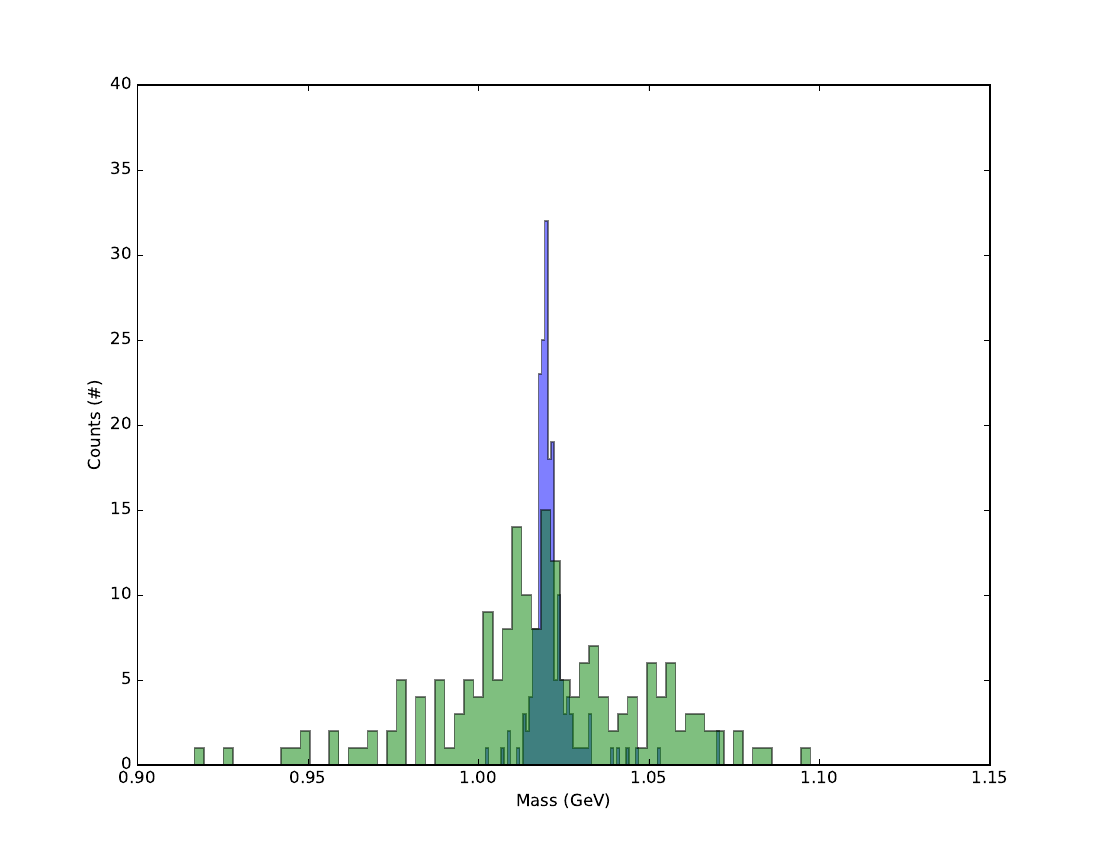

This chart was generated by the following Python code:
import numpy as np
import matplotlib.pyplot as plt
from ROOT import TLorentzVector
from scipy.optimize import curve_fit
import pandas as pd

data = pd.DataFrame.from_csv('truth.csv') #Read data from csv file
data = data.apply(pd.to_numeric, errors='coerce') #Make the numbers the right type
#Drop the data I won't be using in this graph
data.drop(['i1','i2','i3'],inplace=True,axis=1)
data.drop(['X','Y','Z','T'],inplace=True,axis=1)

data['Pt'] = np.sqrt(data.Px**2 + data.Py**2) #calculate Pt = Sqrt(Px^2 + Py^2)

'''
For some reason the phi values don't have the same value all the value
and it's not always that they are off by a minus sign.
'''
data['Phi_x'] = np.arccos(data.Px/data.Pt) #Calculate Phi from Px = Pt Cos(phi)
data['Phi_y'] = np.arcsin(data.Py/data.Pt) #Calculate Phi from Py = Pt Sin(phi)
data['Theta'] = np.arctan(data.Pt/data.Pz) #Calculate Theta from Pz = Pt/Tan(theta)

'''
Can't seem to figure out the correct smearing factors
'''
pt_smear = 115e-4 
phi_smear = 1e-4 
theta_smear = 1e-4 


#Calculate smearing from random normal distrobution
data['Pt_measure'] = np.random.normal(data.Pt, pt_smear*data.Pt, len(data))
data['Phi_x_measure'] = np.random.normal(data.Phi_x, phi_smear, len(data))
data['Phi_y_measure'] = np.sign(data.Py)*data.Phi_x_measure
data['Theta_measure'] = np.random.normal(data.Theta, theta_smear, len(data))

#Calcualte measured values from smeared data
data['Px_measure'] = data.Pt_measure * np.cos(data.Phi_x_measure)
data['Py_measure'] = data.Pt_measure * np.sin(data.Phi_y_measure)
data['Pz_measure'] = data.Pt/np.tan(data.Theta_measure)
data['E_measure'] = np.sqrt(data.Px_measure**2 + data.Py_measure**2 + data.Pz_measure**2)

num_bins = 75
fig = plt.figure(num=None, figsize=(11,8.5), dpi=200, facecolor='w', edgecolor='k')

mom = 0
phi_mass = []
temp = TLorentzVector(0,0,0,0)
for index, row in data.iterrows():
    if row.ID == 333:
        if temp.M() != 0 and temp.M() < 1.2:
            phi_mass.append(temp.M())
        temp.SetPxPyPzE(0,0,0,0)
        mom = row['event']
    elif np.abs(row.ID) == 321 and row.mother == mom:
        temp = temp + TLorentzVector(row.Px,row.Py,row.Pz,row.E)

mass_sum = np.array(phi_mass)

n, bins, patches = plt.hist(mass_sum, num_bins, histtype=u'stepfilled',facecolor='b' , alpha=0.5)

mom = 0
phi_mass = []
temp = TLorentzVector(0,0,0,0)
for index, row in data.iterrows():
    if row.ID == 333:
        if temp.M() != 0 and temp.M() < 1.2:
            phi_mass.append(temp.M())
        temp.SetPxPyPzE(0,0,0,0)
        mom = row['event']
    elif np.abs(row.ID) == 321 and row.mother == mom:
        temp = temp + TLorentzVector(row.Px_measure,row.Py_measure,row.Pz_measure,row.E)

mass_sum = np.array(phi_mass)

n, bins, patches = plt.hist(mass_sum, num_bins, histtype=u'stepfilled',facecolor='g' , alpha=0.5)

plt.xlim([0.9,1.15])
plt.ylim([0,40])
plt.xlabel(r'Mass (GeV)')
plt.ylabel(r'Counts (#)')
plt.savefig('both.pdf')